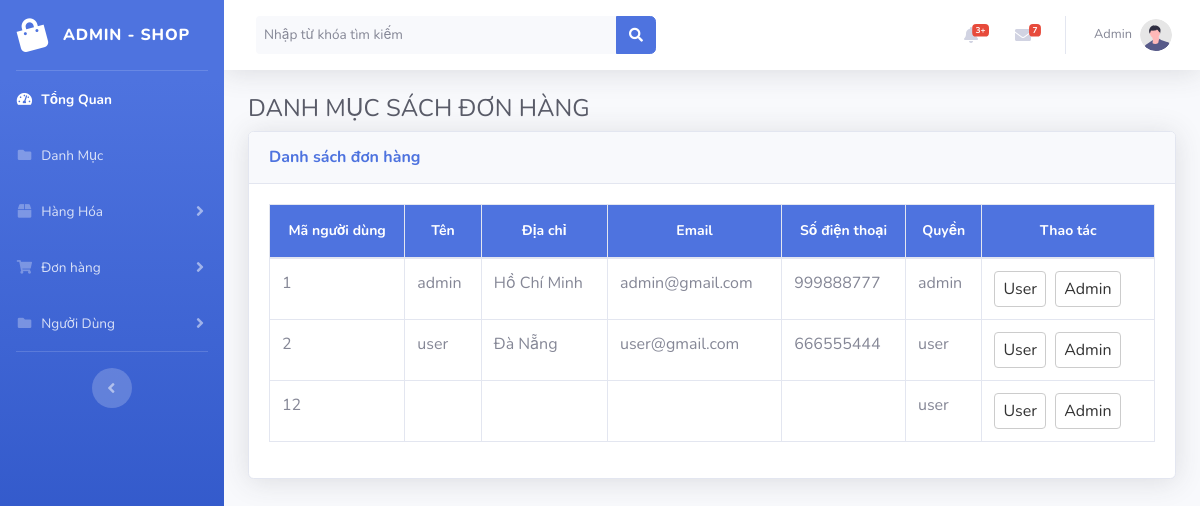
The page /quantri/index.php?act=user on the database its author committed.
### tables this page shows
CREATE TABLE `user` (
  `id` int(4) NOT NULL,
  `name` varchar(50) DEFAULT NULL,
  `address` varchar(255) DEFAULT NULL,
  `email` varchar(50) DEFAULT NULL,
  `tel` varchar(11) DEFAULT NULL,
  `tendangnhap` varchar(20) NOT NULL,
  `pass` varchar(35) NOT NULL,
  `role` tinyint(1) NOT NULL DEFAULT 0
);

### model/pdo.php (called while the page is built, shortened)
<?php
function pdo_get_connection(){
    $dburl = "mysql:host=localhost;dbname=ql_shop_thucpham;charset=utf8";
    $username = 'root';
    $password = '';
    $conn = new PDO($dburl, $username, $password);
    $conn->setAttribute(PDO::ATTR_ERRMODE, PDO::ERRMODE_EXCEPTION);
    return $conn;
}
function pdo_query($sql){
    $sql_args = array_slice(func_get_args(), 1);
    try{
        $conn = pdo_get_connection();
        $stmt = $conn->prepare($sql);
        $stmt->execute($sql_args);
        $rows = $stmt->fetchAll();
        return $rows;
    }
    catch(PDOException $e){
        throw $e;
    }
    finally{
        unset($conn);
    }
}

### model/user.php (called while the page is built, shortened)
<?php
    require_once 'pdo.php';
    function getAllUser(){
        $sql = "SELECT * FROM user";
        return pdo_query($sql);
    }
?>

### quantri/view/taikhoan/listtaikhoan.php (the view, shortened to what this page needs)
<div class="container-fluid">
        <h1 class="h4 mb-2 text-gray-800">DANH MỤC SÁCH ĐƠN HÀNG</h1>
        <section>
            <div class="card shadow mb-4">
                <div class="card-header py-3 d-flex flex-row align-items-center justify-content-between">
                    <h6 class="m-0 font-weight-bold text-primary">Danh sách đơn hàng</h6>
                </div>
                <div class="card-body">
                    <div class="table-responsive">
                        <table class="table table-bordered" id="dataTable" width="100%" cellspacing="0">
                            <thead>
                                <tr>
                                    <th>Mã người dùng</th>
                                    <th>Tên</th>
                                    <th>Địa chỉ</th>
                                    <th>Email</th>
                                    <th>Số điện thoại</th>
                                    <th>Quyền</th>
                                    <th>Thao tác</th>
                                </tr>
                            </thead>
                            <tbody>
                                <?php
                                    foreach($users as $user){
                                        ?>
                                        <tr>
                                            <td><?= $user['id'] ?></td>
                                            <td><?= $user['name'] ?></td>
                                            <td><?= $user['address'] ?></td>
                                            <td><?= $user['email'] ?></td>
                                            <td><?= $user['tel'] ?></td>
                                            <td><?= ($user['role'] == 0) ? "user" : "admin" ?></td>
                                            <td>
                                                <a style="text-decoration: none;" href="?act=updateRole&value=0&id=<?= $user['id'] ?>">User</a>
                                                <a style="text-decoration: none;" href="?act=updateRole&value=1&id=<?= $user['id'] ?>">Admin</a>
                                            </td>
                                        </tr>
                                        <?php
                                    }
                                ?>
                            </tbody>
                        </table>
                    </div>
                </div>
            </div>
        </section>
    </div>

### quantri/css/style.css (style rules this page uses)
table { width: 100%; border-collapse: collapse; }
th, td { padding: 6px; text-align: left; border-bottom: 1px solid #ddd; border: 0.5px solid #ece7e7; }
th { background-color: #4e73df; color: #fff; font-size: 14px; border: 1px solid #fff; text-align: center; line-height: 2; }
td:last-child { white-space: nowrap; }
td a { display: inline-block; margin-right: 5px; text-decoration: none; color: #333; padding: 5px 8px; border: 1px solid #ccc; border-radius: 4px; }

### rows shown on the page
user: id "1", name "admin", address "Hồ Chí Minh", email "admin@gmail.com", tel "999888777", role "admin"
user: id "2", name "user", address "Đà Nẵng", email "user@gmail.com", tel "666555444", role "user"
user: id "12", role "user"
